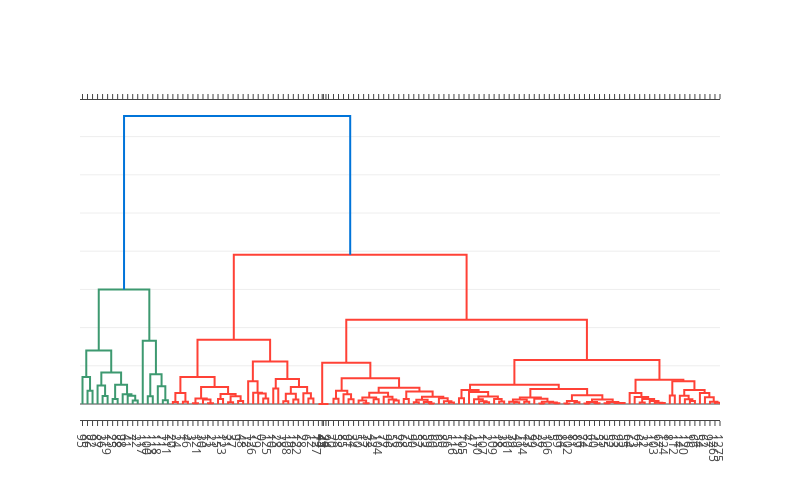

Notebook cell for this chart:
### Code cell
dp.plot()

### Figure 1 — Plotly figure (JSON) as saved in the notebook; plotly's stock layout.template omitted (floating-point values rounded to 4 significant figures; data arrays with more than 128 entries replaced by an {"elided": "..."} marker saying what was removed)
{"data": [{"marker": {"color": "rgb(61,153,112)"}, "mode": "lines", "type": "scatter", "x": [15, 15, 25, 25], "xaxis": "x", "y": [0, 34600.0, 34600.0, 0], "yaxis": "y"}, {"marker": {"color": "rgb(61,153,112)"}, "mode": "lines", "type": "scatter", "x": [5, 5, 20, 20], "xaxis": "x", "y": [0, 70690.0, 70690.0, 34600.0], "yaxis": "y"}, {"marker": {"color": "rgb(61,153,112)"}, "mode": "lines", "type": "scatter", "x": [45, 45, 55, 55], "xaxis": "x", "y": [0, 20870.0, 20870.0, 0], "yaxis": "y"}, {"marker": {"color": "rgb(61,153,112)"}, "mode": "lines", "type": "scatter", "x": [35, 35, 50, 50], "xaxis": "x", "y": [0, 48310.0, 48310.0, 20870.0], "yaxis": "y"}, {"marker": {"color": "rgb(61,153,112)"}, "mode": "lines", "type": "scatter", "x": [65, 65, 75, 75], "xaxis": "x", "y": [0, 13310.0, 13310.0, 0], "yaxis": "y"}, {"marker": {"color": "rgb(61,153,112)"}, "mode": "lines", "type": "scatter", "x": [105, 105, 115, 115], "xaxis": "x", "y": [0, 9164.0, 9164.0, 0], "yaxis": "y"}, {"marker": {"color": "rgb(61,153,112)"}, "mode": "lines", "type": "scatter", "x": [95, 95, 110, 110], "xaxis": "x", "y": [0, 21900.0, 21900.0, 9164.0], "yaxis": "y"}, {"marker": {"color": "rgb(61,153,112)"}, "mode": "lines", "type": "scatter", "x": [85, 85, 102.5, 102.5], "xaxis": "x", "y": [0, 25500.0, 25500.0, 21900.0], "yaxis": "y"}, {"marker": {"color": "rgb(61,153,112)"}, "mode": "lines", "type": "scatter", "x": [70, 70, 93.75, 93.75], "xaxis": "x", "y": [13310.0, 50150.0, 50150.0, 25500.0], "yaxis": "y"}, {"marker": {"color": "rgb(61,153,112)"}, "mode": "lines", "type": "scatter", "x": [42.5, 42.5, 81.88, 81.88], "xaxis": "x", "y": [48310.0, 82470.0, 82470.0, 50150.0], "yaxis": "y"}, {"marker": {"color": "rgb(61,153,112)"}, "mode": "lines", "type": "scatter", "x": [12.5, 12.5, 62.19, 62.19], "xaxis": "x", "y": [70690.0, 140300.0, 140300.0, 82470.0], "yaxis": "y"}, {"marker": {"color": "rgb(61,153,112)"}, "mode": "lines", "type": "scatter", "x": [135, 135, 145, 145], "xaxis": "x", "y": [0, 20140.0, 20140.0, 0], "yaxis": "y"}, {"marker": {"color": "rgb(61,153,112)"}, "mode": "lines", "type": "scatter", "x": [165, 165, 175, 175], "xaxis": "x", "y": [0, 9780.0, 9780.0, 0], "yaxis": "y"}, {"marker": {"color": "rgb(61,153,112)"}, "mode": "lines", "type": "scatter", "x": [155, 155, 170, 170], "xaxis": "x", "y": [0, 46320.0, 46320.0, 9780.0], "yaxis": "y"}, {"marker": {"color": "rgb(61,153,112)"}, "mode": "lines", "type": "scatter", "x": [140, 140, 162.5, 162.5], "xaxis": "x", "y": [20140.0, 77660.0, 77660.0, 46320.0], "yaxis": "y"}, {"marker": {"color": "rgb(61,153,112)"}, "mode": "lines", "type": "scatter", "x": [125, 125, 151.2, 151.2], "xaxis": "x", "y": [0, 165700.0, 165700.0, 77660.0], "yaxis": "y"}, {"marker": {"color": "rgb(61,153,112)"}, "mode": "lines", "type": "scatter", "x": [37.34, 37.34, 138.1, 138.1], "xaxis": "x", "y": [140300.0, 299800.0, 299800.0, 165700.0], "yaxis": "y"}, {"marker": {"color": "rgb(255,65,54)"}, "mode": "lines", "type": "scatter", "x": [185, 185, 195, 195], "xaxis": "x", "y": [0, 5051.0, 5051.0, 0], "yaxis": "y"}, {"marker": {"color": "rgb(255,65,54)"}, "mode": "lines", "type": "scatter", "x": [205, 205, 215, 215], "xaxis": "x", "y": [0, 6002.0, 6002.0, 0], "yaxis": "y"}, {"marker": {"color": "rgb(255,65,54)"}, "mode": "lines", "type": "scatter", "x": [190, 190, 210, 210], "xaxis": "x", "y": [5051.0, 29070.0, 29070.0, 6002.0], "yaxis": "y"}, {"marker": {"color": "rgb(255,65,54)"}, "mode": "lines", "type": "scatter", "x": [225, 225, 235, 235], "xaxis": "x", "y": [0, 2003.0, 2003.0, 0], "yaxis": "y"}, {"marker": {"color": "rgb(255,65,54)"}, "mode": "lines", "type": "scatter", "x": [255, 255, 265, 265], "xaxis": "x", "y": [0, 1668.0, 1668.0, 0], "yaxis": "y"}, {"marker": {"color": "rgb(255,65,54)"}, "mode": "lines", "type": "scatter", "x": [245, 245, 260, 260], "xaxis": "x", "y": [0, 11960.0, 11960.0, 1668.0], "yaxis": "y"}, {"marker": {"color": "rgb(255,65,54)"}, "mode": "lines", "type": "scatter", "x": [230, 230, 252.5, 252.5], "xaxis": "x", "y": [2003.0, 14120.0, 14120.0, 11960.0], "yaxis": "y"}, {"marker": {"color": "rgb(255,65,54)"}, "mode": "lines", "type": "scatter", "x": [275, 275, 285, 285], "xaxis": "x", "y": [0, 13140.0, 13140.0, 0], "yaxis": "y"}, {"marker": {"color": "rgb(255,65,54)"}, "mode": "lines", "type": "scatter", "x": [295, 295, 305, 305], "xaxis": "x", "y": [0, 4510.0, 4510.0, 0], "yaxis": "y"}, {"marker": {"color": "rgb(255,65,54)"}, "mode": "lines", "type": "scatter", "x": [315, 315, 325, 325], "xaxis": "x", "y": [0, 7668.0, 7668.0, 0], "yaxis": "y"}, {"marker": {"color": "rgb(255,65,54)"}, "mode": "lines", "type": "scatter", "x": [300, 300, 320, 320], "xaxis": "x", "y": [4510.0, 20540.0, 20540.0, 7668.0], "yaxis": "y"}, {"marker": {"color": "rgb(255,65,54)"}, "mode": "lines", "type": "scatter", "x": [280, 280, 310, 310], "xaxis": "x", "y": [13140.0, 25990.0, 25990.0, 20540.0], "yaxis": "y"}, {"marker": {"color": "rgb(255,65,54)"}, "mode": "lines", "type": "scatter", "x": [241.2, 241.2, 295, 295], "xaxis": "x", "y": [14120.0, 44790.0, 44790.0, 25990.0], "yaxis": "y"}, {"marker": {"color": "rgb(255,65,54)"}, "mode": "lines", "type": "scatter", "x": [200, 200, 268.1, 268.1], "xaxis": "x", "y": [29070.0, 70840.0, 70840.0, 44790.0], "yaxis": "y"}, {"marker": {"color": "rgb(255,65,54)"}, "mode": "lines", "type": "scatter", "x": [365, 365, 375, 375], "xaxis": "x", "y": [0, 14670.0, 14670.0, 0], "yaxis": "y"}, {"marker": {"color": "rgb(255,65,54)"}, "mode": "lines", "type": "scatter", "x": [355, 355, 370, 370], "xaxis": "x", "y": [0, 27460.0, 27460.0, 14670.0], "yaxis": "y"}, {"marker": {"color": "rgb(255,65,54)"}, "mode": "lines", "type": "scatter", "x": [345, 345, 362.5, 362.5], "xaxis": "x", "y": [0, 29150.0, 29150.0, 27460.0], "yaxis": "y"}, {"marker": {"color": "rgb(255,65,54)"}, "mode": "lines", "type": "scatter", "x": [335, 335, 353.8, 353.8], "xaxis": "x", "y": [0, 59250.0, 59250.0, 29150.0], "yaxis": "y"}, {"marker": {"color": "rgb(255,65,54)"}, "mode": "lines", "type": "scatter", "x": [385, 385, 395, 395], "xaxis": "x", "y": [0, 40850.0, 40850.0, 0], "yaxis": "y"}, {"marker": {"color": "rgb(255,65,54)"}, "mode": "lines", "type": "scatter", "x": [405, 405, 415, 415], "xaxis": "x", "y": [0, 7387.0, 7387.0, 0], "yaxis": "y"}, {"marker": {"color": "rgb(255,65,54)"}, "mode": "lines", "type": "scatter", "x": [425, 425, 435, 435], "xaxis": "x", "y": [0, 11470.0, 11470.0, 0], "yaxis": "y"}, {"marker": {"color": "rgb(255,65,54)"}, "mode": "lines", "type": "scatter", "x": [410, 410, 430, 430], "xaxis": "x", "y": [7387.0, 26820.0, 26820.0, 11470.0], "yaxis": "y"}, {"marker": {"color": "rgb(255,65,54)"}, "mode": "lines", "type": "scatter", "x": [455, 455, 465, 465], "xaxis": "x", "y": [0, 14070.0, 14070.0, 0], "yaxis": "y"}, {"marker": {"color": "rgb(255,65,54)"}, "mode": "lines", "type": "scatter", "x": [445, 445, 460, 460], "xaxis": "x", "y": [0, 28270.0, 28270.0, 14070.0], "yaxis": "y"}, {"marker": {"color": "rgb(255,65,54)"}, "mode": "lines", "type": "scatter", "x": [420, 420, 452.5, 452.5], "xaxis": "x", "y": [26820.0, 44590.0, 44590.0, 28270.0], "yaxis": "y"}, {"marker": {"color": "rgb(255,65,54)"}, "mode": "lines", "type": "scatter", "x": [390, 390, 436.2, 436.2], "xaxis": "x", "y": [40850.0, 65540.0, 65540.0, 44590.0], "yaxis": "y"}, {"marker": {"color": "rgb(255,65,54)"}, "mode": "lines", "type": "scatter", "x": [344.4, 344.4, 413.1, 413.1], "xaxis": "x", "y": [59250.0, 111600.0, 111600.0, 65540.0], "yaxis": "y"}, {"marker": {"color": "rgb(255,65,54)"}, "mode": "lines", "type": "scatter", "x": [234.1, 234.1, 378.8, 378.8], "xaxis": "x", "y": [70840.0, 168300.0, 168300.0, 111600.0], "yaxis": "y"}, {"marker": {"color": "rgb(255,65,54)"}, "mode": "lines", "type": "scatter", "x": [485, 485, 495, 495], "xaxis": "x", "y": [0, 0, 0, 0], "yaxis": "y"}, {"marker": {"color": "rgb(255,65,54)"}, "mode": "lines", "type": "scatter", "x": [475, 475, 490, 490], "xaxis": "x", "y": [0, 0, 0, 0], "yaxis": "y"}, {"marker": {"color": "rgb(255,65,54)"}, "mode": "lines", "type": "scatter", "x": [505, 505, 515, 515], "xaxis": "x", "y": [0, 14040.0, 14040.0, 0], "yaxis": "y"}, {"marker": {"color": "rgb(255,65,54)"}, "mode": "lines", "type": "scatter", "x": [535, 535, 545, 545], "xaxis": "x", "y": [0, 12520.0, 12520.0, 0], "yaxis": "y"}, {"marker": {"color": "rgb(255,65,54)"}, "mode": "lines", "type": "scatter", "x": [525, 525, 540, 540], "xaxis": "x", "y": [0, 25780.0, 25780.0, 12520.0], "yaxis": "y"}, {"marker": {"color": "rgb(255,65,54)"}, "mode": "lines", "type": "scatter", "x": [510, 510, 532.5, 532.5], "xaxis": "x", "y": [14040.0, 34930.0, 34930.0, 25780.0], "yaxis": "y"}, {"marker": {"color": "rgb(255,65,54)"}, "mode": "lines", "type": "scatter", "x": [565, 565, 575, 575], "xaxis": "x", "y": [0, 2153.0, 2153.0, 0], "yaxis": "y"}, {"marker": {"color": "rgb(255,65,54)"}, "mode": "lines", "type": "scatter", "x": [555, 555, 570, 570], "xaxis": "x", "y": [0, 9397.0, 9397.0, 2153.0], "yaxis": "y"}, {"marker": {"color": "rgb(255,65,54)"}, "mode": "lines", "type": "scatter", "x": [585, 585, 595, 595], "xaxis": "x", "y": [0, 12400.0, 12400.0, 0], "yaxis": "y"}, {"marker": {"color": "rgb(255,65,54)"}, "mode": "lines", "type": "scatter", "x": [562.5, 562.5, 590, 590], "xaxis": "x", "y": [9397.0, 17170.0, 17170.0, 12400.0], "yaxis": "y"}, {"marker": {"color": "rgb(255,65,54)"}, "mode": "lines", "type": "scatter", "x": [625, 625, 635, 635], "xaxis": "x", "y": [0, 9489.0, 9489.0, 0], "yaxis": "y"}, {"marker": {"color": "rgb(255,65,54)"}, "mode": "lines", "type": "scatter", "x": [615, 615, 630, 630], "xaxis": "x", "y": [0, 11490.0, 11490.0, 9489.0], "yaxis": "y"}, {"marker": {"color": "rgb(255,65,54)"}, "mode": "lines", "type": "scatter", "x": [605, 605, 622.5, 622.5], "xaxis": "x", "y": [0, 19050.0, 19050.0, 11490.0], "yaxis": "y"}, {"marker": {"color": "rgb(255,65,54)"}, "mode": "lines", "type": "scatter", "x": [576.2, 576.2, 613.8, 613.8], "xaxis": "x", "y": [17170.0, 29520.0, 29520.0, 19050.0], "yaxis": "y"}, {"marker": {"color": "rgb(255,65,54)"}, "mode": "lines", "type": "scatter", "x": [645, 645, 655, 655], "xaxis": "x", "y": [0, 13060.0, 13060.0, 0], "yaxis": "y"}, {"marker": {"color": "rgb(255,65,54)"}, "mode": "lines", "type": "scatter", "x": [665, 665, 675, 675], "xaxis": "x", "y": [0, 4771.0, 4771.0, 0], "yaxis": "y"}, {"marker": {"color": "rgb(255,65,54)"}, "mode": "lines", "type": "scatter", "x": [695, 695, 705, 705], "xaxis": "x", "y": [0, 1479.0, 1479.0, 0], "yaxis": "y"}, {"marker": {"color": "rgb(255,65,54)"}, "mode": "lines", "type": "scatter", "x": [685, 685, 700, 700], "xaxis": "x", "y": [0, 5266.0, 5266.0, 1479.0], "yaxis": "y"}, {"marker": {"color": "rgb(255,65,54)"}, "mode": "lines", "type": "scatter", "x": [670, 670, 692.5, 692.5], "xaxis": "x", "y": [4771.0, 11000.0, 11000.0, 5266.0], "yaxis": "y"}, {"marker": {"color": "rgb(255,65,54)"}, "mode": "lines", "type": "scatter", "x": [735, 735, 745, 745], "xaxis": "x", "y": [0, 3718.0, 3718.0, 0], "yaxis": "y"}, {"marker": {"color": "rgb(255,65,54)"}, "mode": "lines", "type": "scatter", "x": [725, 725, 740, 740], "xaxis": "x", "y": [0, 7073.0, 7073.0, 3718.0], "yaxis": "y"}, {"marker": {"color": "rgb(255,65,54)"}, "mode": "lines", "type": "scatter", "x": [715, 715, 732.5, 732.5], "xaxis": "x", "y": [0, 15250.0, 15250.0, 7073.0], "yaxis": "y"}, {"marker": {"color": "rgb(255,65,54)"}, "mode": "lines", "type": "scatter", "x": [681.2, 681.2, 723.8, 723.8], "xaxis": "x", "y": [11000.0, 19130.0, 19130.0, 15250.0], "yaxis": "y"}, {"marker": {"color": "rgb(255,65,54)"}, "mode": "lines", "type": "scatter", "x": [650, 650, 702.5, 702.5], "xaxis": "x", "y": [13060.0, 32730.0, 32730.0, 19130.0], "yaxis": "y"}, {"marker": {"color": "rgb(255,65,54)"}, "mode": "lines", "type": "scatter", "x": [595, 595, 676.2, 676.2], "xaxis": "x", "y": [29520.0, 42510.0, 42510.0, 32730.0], "yaxis": "y"}, {"marker": {"color": "rgb(255,65,54)"}, "mode": "lines", "type": "scatter", "x": [521.2, 521.2, 635.6, 635.6], "xaxis": "x", "y": [34930.0, 67500.0, 67500.0, 42510.0], "yaxis": "y"}, {"marker": {"color": "rgb(255,65,54)"}, "mode": "lines", "type": "scatter", "x": [482.5, 482.5, 578.4, 578.4], "xaxis": "x", "y": [0, 107900.0, 107900.0, 67500.0], "yaxis": "y"}, {"marker": {"color": "rgb(255,65,54)"}, "mode": "lines", "type": "scatter", "x": [755, 755, 765, 765], "xaxis": "x", "y": [0, 14770.0, 14770.0, 0], "yaxis": "y"}, {"marker": {"color": "rgb(255,65,54)"}, "mode": "lines", "type": "scatter", "x": [805, 805, 815, 815], "xaxis": "x", "y": [0, 4367.0, 4367.0, 0], "yaxis": "y"}, {"marker": {"color": "rgb(255,65,54)"}, "mode": "lines", "type": "scatter", "x": [795, 795, 810, 810], "xaxis": "x", "y": [0, 7403.0, 7403.0, 4367.0], "yaxis": "y"}, {"marker": {"color": "rgb(255,65,54)"}, "mode": "lines", "type": "scatter", "x": [785, 785, 802.5, 802.5], "xaxis": "x", "y": [0, 12240.0, 12240.0, 7403.0], "yaxis": "y"}, {"marker": {"color": "rgb(255,65,54)"}, "mode": "lines", "type": "scatter", "x": [835, 835, 845, 845], "xaxis": "x", "y": [0, 6648.0, 6648.0, 0], "yaxis": "y"}, {"marker": {"color": "rgb(255,65,54)"}, "mode": "lines", "type": "scatter", "x": [825, 825, 840, 840], "xaxis": "x", "y": [0, 13090.0, 13090.0, 6648.0], "yaxis": "y"}, {"marker": {"color": "rgb(255,65,54)"}, "mode": "lines", "type": "scatter", "x": [793.8, 793.8, 832.5, 832.5], "xaxis": "x", "y": [12240.0, 19700.0, 19700.0, 13090.0], "yaxis": "y"}, {"marker": {"color": "rgb(255,65,54)"}, "mode": "lines", "type": "scatter", "x": [775, 775, 813.1, 813.1], "xaxis": "x", "y": [0, 31540.0, 31540.0, 19700.0], "yaxis": "y"}, {"marker": {"color": "rgb(255,65,54)"}, "mode": "lines", "type": "scatter", "x": [760, 760, 794.1, 794.1], "xaxis": "x", "y": [14770.0, 36350.0, 36350.0, 31540.0], "yaxis": "y"}, {"marker": {"color": "rgb(255,65,54)"}, "mode": "lines", "type": "scatter", "x": [865, 865, 875, 875], "xaxis": "x", "y": [0, 4512.0, 4512.0, 0], "yaxis": "y"}, {"marker": {"color": "rgb(255,65,54)"}, "mode": "lines", "type": "scatter", "x": [855, 855, 870, 870], "xaxis": "x", "y": [0, 5928.0, 5928.0, 4512.0], "yaxis": "y"}, {"marker": {"color": "rgb(255,65,54)"}, "mode": "lines", "type": "scatter", "x": [885, 885, 895, 895], "xaxis": "x", "y": [0, 5982.0, 5982.0, 0], "yaxis": "y"}, {"marker": {"color": "rgb(255,65,54)"}, "mode": "lines", "type": "scatter", "x": [862.5, 862.5, 890, 890], "xaxis": "x", "y": [5928.0, 11820.0, 11820.0, 5982.0], "yaxis": "y"}, {"marker": {"color": "rgb(255,65,54)"}, "mode": "lines", "type": "scatter", "x": [915, 915, 925, 925], "xaxis": "x", "y": [0, 1184.0, 1184.0, 0], "yaxis": "y"}, {"marker": {"color": "rgb(255,65,54)"}, "mode": "lines", "type": "scatter", "x": [945, 945, 955, 955], "xaxis": "x", "y": [0, 1974.0, 1974.0, 0], "yaxis": "y"}, {"marker": {"color": "rgb(255,65,54)"}, "mode": "lines", "type": "scatter", "x": [935, 935, 950, 950], "xaxis": "x", "y": [0, 4181.0, 4181.0, 1974.0], "yaxis": "y"}, {"marker": {"color": "rgb(255,65,54)"}, "mode": "lines", "type": "scatter", "x": [920, 920, 942.5, 942.5], "xaxis": "x", "y": [1184.0, 5680.0, 5680.0, 4181.0], "yaxis": "y"}, {"marker": {"color": "rgb(255,65,54)"}, "mode": "lines", "type": "scatter", "x": [905, 905, 931.2, 931.2], "xaxis": "x", "y": [0, 13460.0, 13460.0, 5680.0], "yaxis": "y"}, {"marker": {"color": "rgb(255,65,54)"}, "mode": "lines", "type": "scatter", "x": [876.2, 876.2, 918.1, 918.1], "xaxis": "x", "y": [11820.0, 16780.0, 16780.0, 13460.0], "yaxis": "y"}, {"marker": {"color": "rgb(255,65,54)"}, "mode": "lines", "type": "scatter", "x": [965, 965, 975, 975], "xaxis": "x", "y": [0, 1572.0, 1572.0, 0], "yaxis": "y"}, {"marker": {"color": "rgb(255,65,54)"}, "mode": "lines", "type": "scatter", "x": [985, 985, 995, 995], "xaxis": "x", "y": [0, 4382.0, 4382.0, 0], "yaxis": "y"}, {"marker": {"color": "rgb(255,65,54)"}, "mode": "lines", "type": "scatter", "x": [970, 970, 990, 990], "xaxis": "x", "y": [1572.0, 7921.0, 7921.0, 4382.0], "yaxis": "y"}, {"marker": {"color": "rgb(255,65,54)"}, "mode": "lines", "type": "scatter", "x": [1005, 1005, 1015, 1015], "xaxis": "x", "y": [0, 1153.0, 1153.0, 0], "yaxis": "y"}, {"marker": {"color": "rgb(255,65,54)"}, "mode": "lines", "type": "scatter", "x": [1025, 1025, 1035, 1035], "xaxis": "x", "y": [0, 2139.0, 2139.0, 0], "yaxis": "y"}, {"marker": {"color": "rgb(255,65,54)"}, "mode": "lines", "type": "scatter", "x": [1010, 1010, 1030, 1030], "xaxis": "x", "y": [1153.0, 5170.0, 5170.0, 2139.0], "yaxis": "y"}, {"marker": {"color": "rgb(255,65,54)"}, "mode": "lines", "type": "scatter", "x": [1045, 1045, 1055, 1055], "xaxis": "x", "y": [0, 2011.0, 2011.0, 0], "yaxis": "y"}, {"marker": {"color": "rgb(255,65,54)"}, "mode": "lines", "type": "scatter", "x": [1075, 1075, 1085, 1085], "xaxis": "x", "y": [0, 2358.0, 2358.0, 0], "yaxis": "y"}, {"marker": {"color": "rgb(255,65,54)"}, "mode": "lines", "type": "scatter", "x": [1065, 1065, 1080, 1080], "xaxis": "x", "y": [0, 2545.0, 2545.0, 2358.0], "yaxis": "y"}, {"marker": {"color": "rgb(255,65,54)"}, "mode": "lines", "type": "scatter", "x": [1050, 1050, 1072.0, 1072.0], "xaxis": "x", "y": [2011.0, 5283.0, 5283.0, 2545.0], "yaxis": "y"}, {"marker": {"color": "rgb(255,65,54)"}, "mode": "lines", "type": "scatter", "x": [1020, 1020, 1061.0, 1061.0], "xaxis": "x", "y": [5170.0, 11490.0, 11490.0, 5283.0], "yaxis": "y"}, {"marker": {"color": "rgb(255,65,54)"}, "mode": "lines", "type": "scatter", "x": [980, 980, 1041.0, 1041.0], "xaxis": "x", "y": [7921.0, 23040.0, 23040.0, 11490.0], "yaxis": "y"}, {"marker": {"color": "rgb(255,65,54)"}, "mode": "lines", "type": "scatter", "x": [897.2, 897.2, 1010.0, 1010.0], "xaxis": "x", "y": [16780.0, 39480.0, 39480.0, 23040.0], "yaxis": "y"}, {"marker": {"color": "rgb(255,65,54)"}, "mode": "lines", "type": "scatter", "x": [777.0, 777.0, 953.8, 953.8], "xaxis": "x", "y": [36350.0, 50160.0, 50160.0, 39480.0], "yaxis": "y"}, {"marker": {"color": "rgb(255,65,54)"}, "mode": "lines", "type": "scatter", "x": [1115, 1115, 1125, 1125], "xaxis": "x", "y": [0, 3834.0, 3834.0, 0], "yaxis": "y"}, {"marker": {"color": "rgb(255,65,54)"}, "mode": "lines", "type": "scatter", "x": [1155, 1155, 1165, 1165], "xaxis": "x", "y": [0, 2539.0, 2539.0, 0], "yaxis": "y"}, {"marker": {"color": "rgb(255,65,54)"}, "mode": "lines", "type": "scatter", "x": [1145, 1145, 1160, 1160], "xaxis": "x", "y": [0, 3223.0, 3223.0, 2539.0], "yaxis": "y"}, {"marker": {"color": "rgb(255,65,54)"}, "mode": "lines", "type": "scatter", "x": [1135, 1135, 1152.0, 1152.0], "xaxis": "x", "y": [0, 7704.0, 7704.0, 3223.0], "yaxis": "y"}, {"marker": {"color": "rgb(255,65,54)"}, "mode": "lines", "type": "scatter", "x": [1120, 1120, 1144.0, 1144.0], "xaxis": "x", "y": [3834.0, 13190.0, 13190.0, 7704.0], "yaxis": "y"}, {"marker": {"color": "rgb(255,65,54)"}, "mode": "lines", "type": "scatter", "x": [1105, 1105, 1132.0, 1132.0], "xaxis": "x", "y": [0, 18610.0, 18610.0, 13190.0], "yaxis": "y"}, {"marker": {"color": "rgb(255,65,54)"}, "mode": "lines", "type": "scatter", "x": [1095, 1095, 1118.0, 1118.0], "xaxis": "x", "y": [0, 28640.0, 28640.0, 18610.0], "yaxis": "y"}, {"marker": {"color": "rgb(255,65,54)"}, "mode": "lines", "type": "scatter", "x": [1175, 1175, 1185, 1185], "xaxis": "x", "y": [0, 22580.0, 22580.0, 0], "yaxis": "y"}, {"marker": {"color": "rgb(255,65,54)"}, "mode": "lines", "type": "scatter", "x": [1215, 1215, 1225, 1225], "xaxis": "x", "y": [0, 7942.0, 7942.0, 0], "yaxis": "y"}, {"marker": {"color": "rgb(255,65,54)"}, "mode": "lines", "type": "scatter", "x": [1205, 1205, 1220, 1220], "xaxis": "x", "y": [0, 12630.0, 12630.0, 7942.0], "yaxis": "y"}, {"marker": {"color": "rgb(255,65,54)"}, "mode": "lines", "type": "scatter", "x": [1195, 1195, 1212.0, 1212.0], "xaxis": "x", "y": [0, 21530.0, 21530.0, 12630.0], "yaxis": "y"}, {"marker": {"color": "rgb(255,65,54)"}, "mode": "lines", "type": "scatter", "x": [1265, 1265, 1275, 1275], "xaxis": "x", "y": [0, 3305.0, 3305.0, 0], "yaxis": "y"}, {"marker": {"color": "rgb(255,65,54)"}, "mode": "lines", "type": "scatter", "x": [1255, 1255, 1270, 1270], "xaxis": "x", "y": [0, 5922.0, 5922.0, 3305.0], "yaxis": "y"}, {"marker": {"color": "rgb(255,65,54)"}, "mode": "lines", "type": "scatter", "x": [1245, 1245, 1262.0, 1262.0], "xaxis": "x", "y": [0, 17880.0, 17880.0, 5922.0], "yaxis": "y"}, {"marker": {"color": "rgb(255,65,54)"}, "mode": "lines", "type": "scatter", "x": [1235, 1235, 1254.0, 1254.0], "xaxis": "x", "y": [0, 28860.0, 28860.0, 17880.0], "yaxis": "y"}, {"marker": {"color": "rgb(255,65,54)"}, "mode": "lines", "type": "scatter", "x": [1204.0, 1204.0, 1244.0, 1244.0], "xaxis": "x", "y": [21530.0, 36800.0, 36800.0, 28860.0], "yaxis": "y"}, {"marker": {"color": "rgb(255,65,54)"}, "mode": "lines", "type": "scatter", "x": [1180, 1180, 1224.0, 1224.0], "xaxis": "x", "y": [22580.0, 59570.0, 59570.0, 36800.0], "yaxis": "y"}, {"marker": {"color": "rgb(255,65,54)"}, "mode": "lines", "type": "scatter", "x": [1107.0, 1107.0, 1202.0, 1202.0], "xaxis": "x", "y": [28640.0, 63760.0, 63760.0, 59570.0], "yaxis": "y"}, {"marker": {"color": "rgb(255,65,54)"}, "mode": "lines", "type": "scatter", "x": [865.4, 865.4, 1154.0, 1154.0], "xaxis": "x", "y": [50160.0, 115100.0, 115100.0, 63760.0], "yaxis": "y"}, {"marker": {"color": "rgb(255,65,54)"}, "mode": "lines", "type": "scatter", "x": [530.5, 530.5, 1010.0, 1010.0], "xaxis": "x", "y": [107900.0, 220700.0, 220700.0, 115100.0], "yaxis": "y"}, {"marker": {"color": "rgb(255,65,54)"}, "mode": "lines", "type": "scatter", "x": [306.4, 306.4, 770.2, 770.2], "xaxis": "x", "y": [168300.0, 391000.0, 391000.0, 220700.0], "yaxis": "y"}, {"marker": {"color": "rgb(0,116,217)"}, "mode": "lines", "type": "scatter", "x": [87.73, 87.73, 538.3, 538.3], "xaxis": "x", "y": [299800.0, 754000.0, 754000.0, 391000.0], "yaxis": "y"}], "layout": {"autosize": false, "height": 500, "hovermode": "closest", "showlegend": false, "width": 800, "xaxis": {"mirror": "allticks", "rangemode": "tozero", "showgrid": false, "showline": true, "showticklabels": true, "tickmode": "array", "ticks": "outside", "ticktext": ["95", "86", "92", "87", "36", "119", "25", "88", "98", "41", "7", "22", "117", "100", "113", "118", "71", "111", "20", "24", "1", "46", "3", "121", "30", "13", "21", "15", "123", "31", "37", "9", "48", "72", "126", "79", "0", "125", "10", "23", "78", "108", "19", "122", "28", "6", "12", "127", "44", "45", "29", "94", "70", "58", "85", "91", "34", "50", "17", "33", "42", "104", "77", "96", "53", "76", "68", "75", "90", "57", "83", "59", "60", "65", "80", "56", "116", "115", "105", "4", "47", "110", "107", "2", "109", "18", "38", "101", "39", "49", "114", "43", "99", "27", "26", "106", "5", "69", "84", "102", "81", "89", "74", "82", "40", "51", "35", "52", "63", "93", "55", "64", "73", "61", "32", "11", "103", "67", "124", "8", "112", "14", "120", "16", "66", "54", "62", "97"], "tickvals": {"elided": "130 float values"}, "type": "linear", "zeroline": false}, "yaxis": {"showticklabels": false}}}
